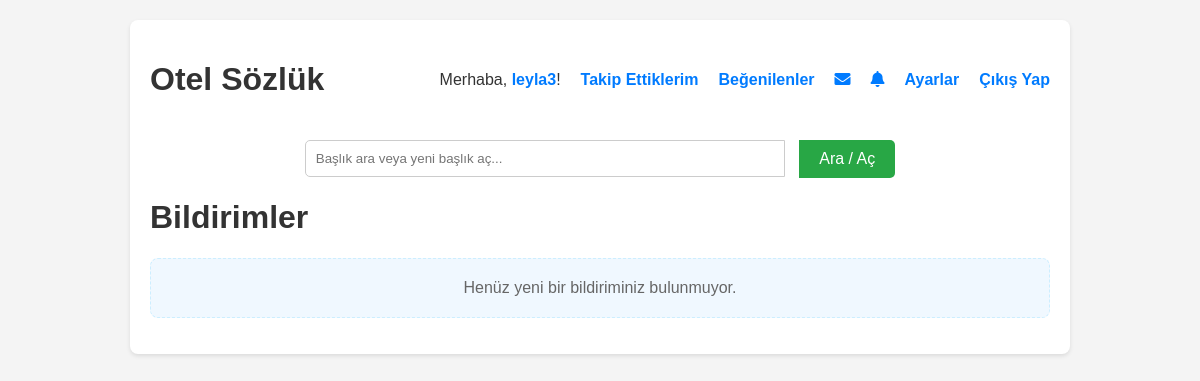
Page /bildirimler (signed in) on the earlier database version.
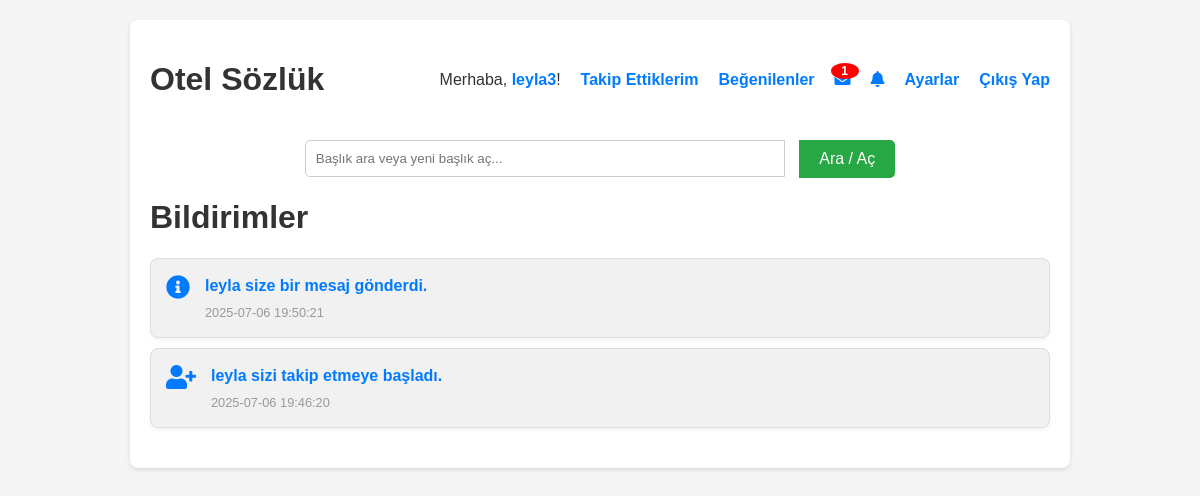
Same page on the later database version.
### tables this page shows
CREATE TABLE notifications (
            id INTEGER PRIMARY KEY AUTOINCREMENT,
            user_id INTEGER NOT NULL, -- Bildirimi alacak kullanıcı
            sender_id INTEGER,        -- Bildirimi yapan kullanıcı (opsiyonel, örn: beğenen/takip eden)
            type TEXT NOT NULL,       -- 'like', 'follow', 'message', 'report', 'admin_action'
            content TEXT NOT NULL,    -- Bildirim metni
            link TEXT,                -- Bildirime tıklayınca gidilecek link (örn: entry'nin veya profilin linki)
            is_read INTEGER DEFAULT 0, -- 0: okunmadı, 1: okundu
            timestamp DATETIME DEFAULT CURRENT_TIMESTAMP,
            FOREIGN KEY (user_id) REFERENCES users(id),
            FOREIGN KEY (sender_id) REFERENCES users(id)
        );

### yemeksozluk.py (the view)
@app.route('/bildirimler')
def bildirimler():
    if not is_logged_in():
        flash('Bildirimleri görmek için giriş yapmalısınız.', 'warning')
        return redirect(url_for('login'))
    user_id = session['user_id']
    with get_db_connection() as conn:
        notifications = conn.execute('''
            SELECT n.*, u.username as sender_username
            FROM notifications n
            LEFT JOIN users u ON n.sender_id = u.id
            WHERE n.user_id = ?
            ORDER BY n.timestamp DESC
        ''', (user_id,)).fetchall()
        conn.execute('UPDATE notifications SET is_read = 1 WHERE user_id = ? AND is_read = 0', (user_id,))
        conn.commit()
    return render_template('bildirimler.html', notifications=notifications, is_logged_in=is_logged_in())

### yemeksozluk.py (called while the page is built)
@contextmanager
def get_db_connection():
    conn = sqlite3.connect(DATABASE, timeout=20.0)
    conn.row_factory = sqlite3.Row
    conn.execute('PRAGMA foreign_keys = ON')
    try:
        yield conn
    finally:
        conn.close()

def is_logged_in():
    return 'logged_in' in session and session['logged_in']

@app.before_request
def before_request():
    g.unread_notifications_count = 0
    g.unread_messages_count = 0
    if is_logged_in():
        with get_db_connection() as conn:
            user_id = session['user_id']
            notifications_count = conn.execute('SELECT COUNT(*) FROM notifications WHERE user_id = ? AND is_read = 0', (user_id,)).fetchone()[0]
            g.unread_notifications_count = notifications_count
            messages_count = conn.execute('SELECT COUNT(*) FROM messages WHERE receiver_id = ? AND is_read = 0', (user_id,)).fetchone()[0]
            g.unread_messages_count = messages_count

### templates/bildirimler.html (shortened to what this page needs)
{% extends 'base.html' %}
{% block content %}
    <h1>Bildirimler</h1>
    {% if notifications %}
        <ul class="notification-list">
            {% for notification in notifications %}
                <li class="notification-item {% if notification.is_read == 1 %}read{% else %}unread{% endif %}">
                    <div class="icon">
                        {% if notification.type == 'like' %}
                            <i class="fas fa-heart"></i>
                        {% elif notification.type == 'follow' %}
                            <i class="fas fa-user-plus"></i>
                        {% else %}
                            <i class="fas fa-info-circle"></i>
                        {% endif %}
                    </div>
                    <div class="content">
                        <p>
                            {% if notification.link %}
                                <a href="{{ notification.link }}">{{ notification.content }}</a>
                            {% else %}
                                {{ notification.content }}
                            {% endif %}
                            <span class="timestamp">{{ notification.timestamp }}</span>
                        </p>
                    </div>
                </li>
            {% endfor %}
        </ul>
    {% else %}
        <p class="no-notifications">Henüz yeni bir bildiriminiz bulunmuyor.</p>
    {% endif %}
{% endblock %}

### templates/base.html (shortened to what this page needs)
<!DOCTYPE html>
<html lang="tr">
<head>
    <link rel="stylesheet" href="https://cdnjs.cloudflare.com/ajax/libs/font-awesome/5.15.4/css/all.min.css">
</head>
<body>
    <div class="container">
        <header>
            <h1><a href="/" style="text-decoration: none; color: #333;">Otel Sözlük</a></h1>
            <nav>
                <ul>
                    {% if is_logged_in %}
                        <li>Merhaba, <a href="{{ url_for('profil', username=session.username) }}">{{ session.username }}</a>!</li>
                        <li><a href="{{ url_for('takip_ettiklerim') }}">Takip Ettiklerim</a></li>
                        <li><a href="{{ url_for('begenilenler') }}">Beğenilenler</a></li>
                        <li class="message-icon">
                            <a href="{{ url_for('mesajlar') }}" title="Mesajlar">
                                <i class="fas fa-envelope"></i>
                                {% if g.unread_messages_count > 0 %}
                                    <span class="badge">{{ g.unread_messages_count }}</span>
                                {% endif %}
                            </a>
                        </li>
                        <li class="notification-icon">
                            <a href="{{ url_for('bildirimler') }}" title="Bildirimler">
                                <i class="fas fa-bell"></i>
                            </a>
                        </li>
                        <li><a href="{{ url_for('ayarlar') }}">Ayarlar</a></li>
                        <li><a href="{{ url_for('logout') }}">Çıkış Yap</a></li>
                    {% else %}
                        <li><a href="{{ url_for('register') }}">Kayıt Ol</a></li>
                        <li><a href="{{ url_for('login') }}">Giriş Yap</a></li>
                    {% endif %}
                </ul>
            </nav>
        </header>
        <div class="search-box">
            <div class="search-container">
                <form action="{{ url_for('arama') }}" method="POST" id="searchForm">
                    <input type="text" name="arama_terimi" id="searchInput" placeholder="Başlık ara veya yeni başlık aç..." value="{{ default_baslik_adi | default('') }}" autocomplete="off">
                <input type="submit" value="Ara / Aç">
            </form>
            </div>
        </div>
        <main>
            {% block content %}{% endblock %}
        </main>
    </div>
</body>
</html>

### templates/base.html (style rules this page uses)
body { font-family: sans-serif; margin: 20px; background-color: #f4f4f4; color: #333; }
.container { max-width: 900px; margin: auto; background-color: #fff; padding: 20px; border-radius: 8px; box-shadow: 0 2px 4px rgba(0,0,0,0.1); }
header { display: flex; justify-content: space-between; align-items: center; margin-bottom: 20px; }
nav ul { list-style: none; padding: 0; margin: 0; display: flex; align-items: center; }
nav ul li { margin-left: 20px; position: relative; }
nav ul li a { text-decoration: none; color: #007bff; font-weight: bold; }
.search-box { margin-bottom: 20px; text-align: center; }
.search-box form { display: inline-block; width: 100%; max-width: 600px; }
.search-box input[type="text"] { width: calc(100% - 120px); padding: 10px; border: 1px solid #ccc; border-radius: 5px 0 0 5px; box-sizing: border-box; margin-right: 10px; }
.search-box input[type="submit"] { padding: 10px 20px; background-color: #28a745; color: white; border: none; border-radius: 0 5px 5px 0; cursor: pointer; font-size: 1em; vertical-align: top; }
.search-container { position: relative; display: inline-block; width: 100%; max-width: 600px; }
.notification-icon, .message-icon { position: relative; margin-left: 20px; cursor: pointer; color: #007bff; font-weight: bold; }
.notification-icon .badge, .message-icon .badge { position: absolute; top: -8px; right: -8px; background-color: red; color: white; border-radius: 50%; padding: 2px 6px; font-size: 0.75em; line-height: 1; min-width: 16px; text-align: center; }

### templates/bildirimler.html (style rules this page uses)
.notification-list { list-style: none; padding: 0; margin: 20px 0; }
.notification-item { background-color: #f9f9f9; border: 1px solid #ddd; border-radius: 8px; padding: 15px; margin-bottom: 10px; box-shadow: 0 2px 4px rgba(0,0,0,0.05); display: flex; align-items: flex-start; }
.notification-item.read { background-color: #f1f1f1; color: #777; }
.notification-item .icon { font-size: 1.5em; margin-right: 15px; color: #007bff; }
.notification-item .content { flex-grow: 1; }
.notification-item .content p { margin: 0; line-height: 1.5; }
.notification-item .content a { color: #007bff; text-decoration: none; font-weight: bold; }
.notification-item .timestamp { font-size: 0.8em; color: #999; margin-top: 5px; display: block; }

Differences in the rows shown:
added notifications: type "message" (drawn), content "leyla size bir mesaj gönderdi.", timestamp "2025-07-06 19:50:21"
added notifications: type "follow" (drawn), content "leyla sizi takip etmeye başladı.", timestamp "2025-07-06 19:46:20"
Other differences:
{{ g.unread_messages_count }}: (not shown) → "1"
text no longer shown: "Henüz yeni bir bildiriminiz bulunmuyor."
